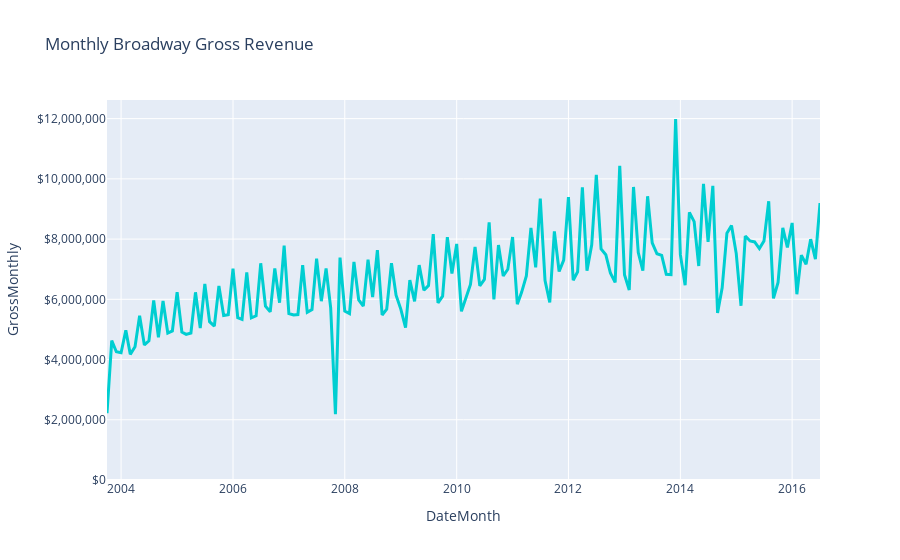

This figure's notebook cell:
### Code cell
monthly_wicked = df_wicked.groupby("DateMonth")['Statistics.Gross'].sum()
monthly_wicked = monthly_wicked.iloc[:-1]
monthly_wicked.index = monthly_wicked.index.to_timestamp()

# Making sure we have no nulls
date_range = pd.date_range(start = monthly_wicked.index.min(),
                           end = monthly_wicked.index.max(),
                           freq = 'MS')

monthly_wicked = monthly_wicked.reindex(date_range, fill_value = 0)
monthly_wicked = monthly_wicked.reset_index()
monthly_wicked.columns = ["DateMonth", "GrossMonthly"]

def plot(df, y_col):
    fig = px.line(df, x= 'DateMonth', y=y_col, 
                title='Monthly Broadway Gross Revenue',
                color_discrete_sequence=['darkturquoise'])
    fig.update_traces(line = dict(width=3))
    fig.update_layout(yaxis_tickformat = '$,.0f', hovermode = 'x unified')
    fig.update_yaxes(rangemode = 'tozero')
    fig.show()

plot(monthly_wicked, "GrossMonthly")

### Figure 1 — Plotly figure (JSON) as saved in the notebook; plotly's stock layout.template omitted (floating-point values rounded to 4 significant figures; data arrays with more than 128 entries replaced by an {"elided": "..."} marker saying what was removed)
{"data": [{"hovertemplate": "DateMonth=%{x}<br>GrossMonthly=%{y}<extra></extra>", "legendgroup": "", "line": {"color": "darkturquoise", "dash": "solid", "width": 3}, "marker": {"symbol": "circle"}, "mode": "lines", "name": "", "orientation": "v", "showlegend": false, "type": "scatter", "x": {"elided": "154 str values"}, "xaxis": "x", "y": {"elided": "154 int values"}, "yaxis": "y"}], "layout": {"hovermode": "x unified", "legend": {"tracegroupgap": 0}, "title": {"text": "Monthly Broadway Gross Revenue"}, "xaxis": {"anchor": "y", "domain": [0, 1], "title": {"text": "DateMonth"}}, "yaxis": {"anchor": "x", "domain": [0, 1], "rangemode": "tozero", "tickformat": "$,.0f", "title": {"text": "GrossMonthly"}}}}
